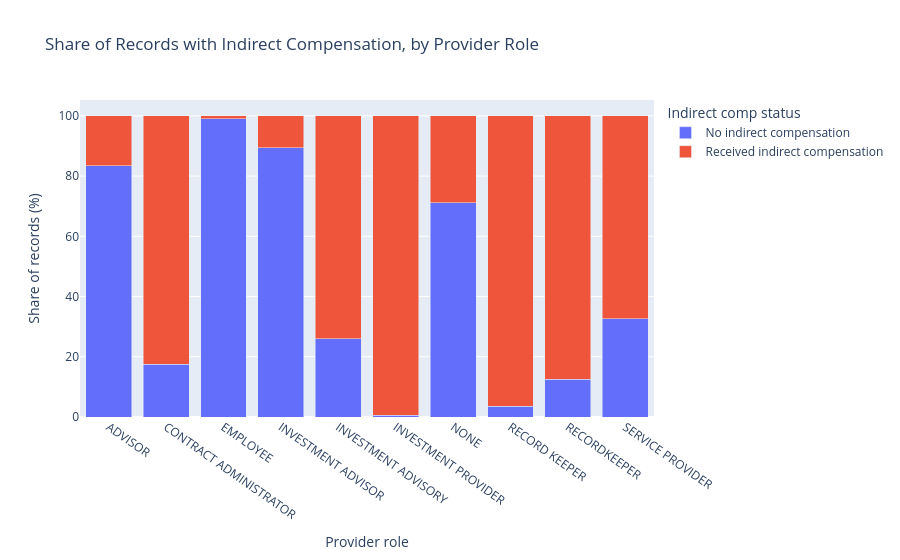

Notebook source saved alongside this figure:
### Markdown cell above
## Prevalence of indirect compensation by provider role

### Code cell
# Prevalence of indirect compensation by provider role
ind_comp_map = {"1": "Received indirect compensation", "2": "No indirect compensation"}

tmp = SCH_C_P1_I2[SCH_C_P1_I2["PROVIDER_OTHER_RELATION"].isin(top_roles)].copy()
tmp["Indirect comp status"] = tmp["PROV_OTHER_INDIRECT_COMP_IND"].map(ind_comp_map)
tmp = tmp.dropna(subset=["Indirect comp status"])

if len(tmp):
    share = (
        tmp.groupby(["PROVIDER_OTHER_RELATION", "Indirect comp status"])
        .size()
        .reset_index(name="count")
    )
    share["percent"] = (
        share["count"]
        / share.groupby("PROVIDER_OTHER_RELATION")["count"].transform("sum")
        * 100
    )
    fig = px.bar(
        share,
        x="PROVIDER_OTHER_RELATION",
        y="percent",
        color="Indirect comp status",
        barmode="stack",
        title="Share of Records with Indirect Compensation, by Provider Role",
        labels={
            "PROVIDER_OTHER_RELATION": "Provider role",
            "percent": "Share of records (%)",
        },
    )
    fig.update_xaxes(tickangle=35)
    save_figure(fig, "indirect_compensation_prevalence_by_role")
else:
    print("Skipped: no usable indirect compensation indicator values found.")

### Figure 1 — Plotly figure (JSON) as saved in the notebook; plotly's stock layout.template omitted (floating-point values rounded to 4 significant figures)
{"data": [{"hovertemplate": "Indirect comp status=No indirect compensation<br>Provider role=%{x}<br>Share of records (%)=%{y}<extra></extra>", "legendgroup": "No indirect compensation", "marker": {"color": "#636efa", "pattern": {"shape": ""}}, "name": "No indirect compensation", "orientation": "v", "showlegend": true, "textposition": "auto", "type": "bar", "x": ["ADVISOR", "CONTRACT ADMINISTRATOR", "EMPLOYEE", "INVESTMENT ADVISOR", "INVESTMENT ADVISORY", "INVESTMENT PROVIDER", "NONE", "RECORD KEEPER", "RECORDKEEPER", "SERVICE PROVIDER"], "xaxis": "x", "y": [83.48, 17.51, 99.12, 89.44, 26.06, 0.5095, 71.12, 3.632, 12.56, 32.65], "yaxis": "y"}, {"hovertemplate": "Indirect comp status=Received indirect compensation<br>Provider role=%{x}<br>Share of records (%)=%{y}<extra></extra>", "legendgroup": "Received indirect compensation", "marker": {"color": "#EF553B", "pattern": {"shape": ""}}, "name": "Received indirect compensation", "orientation": "v", "showlegend": true, "textposition": "auto", "type": "bar", "x": ["ADVISOR", "CONTRACT ADMINISTRATOR", "EMPLOYEE", "INVESTMENT ADVISOR", "INVESTMENT ADVISORY", "INVESTMENT PROVIDER", "NONE", "RECORD KEEPER", "RECORDKEEPER", "SERVICE PROVIDER"], "xaxis": "x", "y": [16.52, 82.49, 0.8849, 10.56, 73.94, 99.49, 28.88, 96.37, 87.44, 67.35], "yaxis": "y"}], "layout": {"barmode": "stack", "legend": {"title": {"text": "Indirect comp status"}, "tracegroupgap": 0}, "title": {"text": "Share of Records with Indirect Compensation, by Provider Role"}, "xaxis": {"anchor": "y", "domain": [0, 1], "tickangle": 35, "title": {"text": "Provider role"}}, "yaxis": {"anchor": "x", "domain": [0, 1], "title": {"text": "Share of records (%)"}}}}
